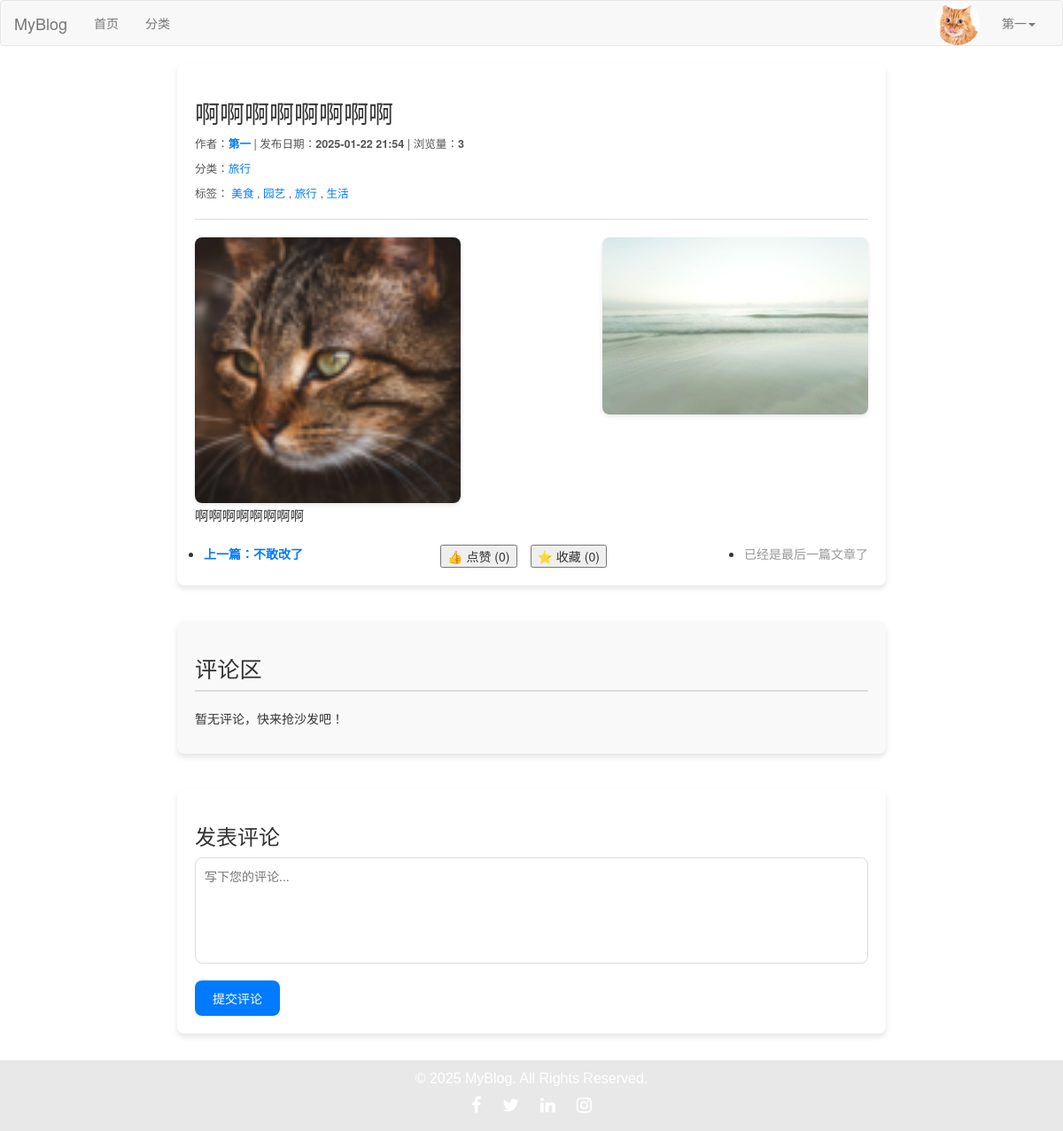
/post/75/ (signed in), run on the app's committed database.
### users/models.py (models this page shows, shortened)
class UserProfile(models.Model):
    USER_GENDER_TYPE = (
        ('male','男'),
        ('female','女'),
    )
    owner = models.OneToOneField(User, on_delete=models.CASCADE, verbose_name='用户')
    nickname=models.CharField(verbose_name='昵称',max_length=23,blank=True,null=True)
    birthday=models.DateTimeField(verbose_name='生日',blank=True,null=True)
    gender=models.CharField(verbose_name='性别', choices=USER_GENDER_TYPE,max_length=6,default='male')
    image=models.ImageField(verbose_name='用户头像',upload_to=user_avatar_upload_to,default='image/default.jpg',max_length=255)
    desc=models.TextField(verbose_name='个人简介',max_length=200,blank=True,default='')
    signature=models.CharField(verbose_name='个性签名',max_length=50,blank=True,default='')

### blog/models.py (models this page shows, shortened)
class Post(models.Model):
    DRAFT = 'draft'
    PUBLISHED = 'published'
    STATUS_CHOICES = [
        (DRAFT, '草稿'),
        (PUBLISHED, '已发布'),
    ]
    title = models.CharField(max_length=61, verbose_name="文章标题")
    desc = models.TextField(max_length=200, blank=True, default="", verbose_name="文章描述")
    category = models.ForeignKey(Category, on_delete=models.CASCADE, verbose_name="分类")
    content = models.TextField(verbose_name="文章详情")
    tags = models.ManyToManyField(Tag, related_name='posts', verbose_name="文章标签")  # 修改为 ManyToManyField
    owner = models.ForeignKey(User, on_delete=models.CASCADE, verbose_name="作者")
    is_hot = models.BooleanField(default=False, verbose_name='是否热门')
    pv = models.IntegerField(default=0, verbose_name='浏览量')
    add_date = models.DateTimeField(auto_now_add=True, verbose_name="添加时间")
    pub_date = models.DateTimeField(auto_now=True, verbose_name="修改时间")
    status = models.CharField(max_length=10, choices=STATUS_CHOICES, default=DRAFT, verbose_name="状态")
    liked_users = models.ManyToManyField(
        User,
        related_name="liked_posts",
        blank=True,
        verbose_name="点赞用户",
    )
    favorited_users = models.ManyToManyField(
        User,
        related_name="favorited_posts",
        blank=True,
        verbose_name="收藏用户",
    )
    def total_likes(self):
        return self.liked_users.count()
    def total_favorites(self):
        return self.favorited_users.count()
    class Meta:
        verbose_name = "文章"
        verbose_name_plural = verbose_name

class Category(models.Model):
    name = models.CharField(max_length=32, verbose_name="分类名称")
    desc = models.TextField(max_length=200, blank=True, default="", verbose_name="分类描述")
    add_date = models.DateTimeField(auto_now_add=True, verbose_name="添加时间")
    pub_date = models.DateTimeField(auto_now_add=True, verbose_name="修改时间")
    class Meta:
        verbose_name="博客分类"
        verbose_name_plural = verbose_name

class Tag(models.Model):
    name = models.CharField(max_length=10, verbose_name="文章标签")
    add_date = models.DateTimeField(auto_now_add=True, verbose_name="添加时间")
    pub_date = models.DateTimeField(auto_now_add=True, verbose_name="修改时间")
    class Meta:
        verbose_name = "文章标签"
        verbose_name_plural = verbose_name

class PostImage(models.Model):
    post = models.ForeignKey('Post', on_delete=models.CASCADE, related_name="images", verbose_name="所属文章")
    image = models.ImageField(upload_to=post_image_upload_to, verbose_name="图片")
    class Meta:
        verbose_name = "文章图片"
        verbose_name_plural = verbose_name

### blog/views/post.py (the view)
# urls.py: path('post/<int:post_id>/', post.post_detail, name='post_detail'),
def post_detail(request, post_id):
    post = get_object_or_404(Post, id=post_id)
    prev_post = Post.objects.filter(id__lt=post_id).order_by('-id').first()
    next_post = Post.objects.filter(id__gt=post_id).order_by('id').first()
    Post.objects.filter(id=post_id).update(pv=F('pv') + 1)  # 增加浏览量
    previous_url = request.META.get('HTTP_REFERER', None)
    images = post.images.all()
    return render(request, 'post_detail.html', {
        'post': post,
        'prev_post': prev_post,
        'next_post': next_post,
        'images': images,  # 将图片传递到模板
        'previous_url': previous_url,
    })

### blog/templates/post_detail.html (shortened to what this page needs)
{% extends 'layout/base.html' %}
{% load static %}
{% block content %}
    <article>
        <header>
            <h1>{{ post.title }}</h1>
            <p>
                作者：<strong><a
                    href="{% url 'blog:author_profile' post.owner.id %}">{{ post.owner.username }}</a></strong> |
                发布日期：<strong>{{ post.add_date|date:"Y-m-d H:i" }}</strong> |
                浏览量：<strong>{{ post.pv }}</strong>
            </p>
            <p>分类：<a href="{% url 'blog:category_detail' post.category.id %}">{{ post.category.name }}</a></p>
            <p>标签：
                {% for tag in post.tags.all %}
                    <a href="{% url 'blog:tag_search' %}?query={{ tag.name }}" class="tag">{{ tag.name }}</a>
                    {% if not forloop.last %}, {% endif %}
                {% endfor %}
            </p>
        </header>
        {% if images %}
    <div class="post-images">
        <div class="image-gallery">
            {% for image in images %}
                <div class="image-item">
                    <a href="{{ image.image.url }}" target="_blank">
                        <img src="{{ image.image.url }}" alt="文章图片" class="img-fluid">
                    </a>
                </div>
            {% endfor %}
        </div>
    </div>
{% endif %}
        <section>
            <p>{{ post.content|safe }}</p>
        </section>
        <nav aria-label="文章导航">
            <ul class="post-navigation">
                <li>
                    {% if prev_post %}
                        <a href="{% url 'blog:post_detail' prev_post.id %}"
                           class="prev-post">上一篇：{{ prev_post.title }}</a>
                    {% else %}
                        <span class="no-prev-post">已经是第一篇文章了</span>
                    {% endif %}
                </li>
                <li class="like-favorite-buttons">
                    <div class="like-section">
                        <button id="like-button" data-post-id="{{ post.id }}">
                            👍 点赞 (<span id="like-count">{{ post.total_likes }}</span>)
                        </button>
                    </div>
                    <div class="favorite-section">
                        <button id="favorite-button" data-post-id="{{ post.id }}">
                            ⭐ 收藏 (<span id="favorite-count">{{ post.total_favorites }}</span>)
                        </button>
                    </div>
                </li>
                <li>
                    {% if next_post %}
                        <a href="{% url 'blog:post_detail' next_post.id %}"
                           class="next-post">下一篇：{{ next_post.title }}</a>
                    {% else %}
                        <span class="no-next-post">已经是最后一篇文章了</span>
                    {% endif %}
                </li>
            </ul>
        </nav>
    </article>
    <div class="comments-section">
    <h2>评论区</h2>
    {% if post.comments.exists %}
        <ul class="comments-list">
            {% for comment in post.comments.all %}
                <li>
                    <strong>
                        <a href="{% url 'blog:author_profile' comment.user.id %}">{{ comment.user.username }}</a>
                    </strong>
                    <time>发表于 {{ comment.created_at|date:"Y年m月d日 H:i" }}</time>
                    <p>{{ comment.content }}</p>
                </li>
            {% endfor %}
        </ul>
    {% else %}
        <p>暂无评论，快来抢沙发吧！</p>
    {% endif %}
</div>
    {% if user.is_authenticated %}
        <div class="comment-form">
            <h3>发表评论</h3>
            <form method="post" action="{% url 'blog:add_comment' post.id %}">
                <textarea name="content" placeholder="写下您的评论..." required></textarea>
                <button type="submit">提交评论</button>
            </form>
        </div>
    {% else %}
        <div class="comment-form">
            <p>请 <a href="{% url 'users:login' %}">登录</a> 后发表评论。</p>
        </div>
    {% endif %}
{% endblock %}

### blog/templates/layout/base.html (shortened to what this page needs)
{% load static %}
{% load category %}
<!DOCTYPE html>
<html lang="en">
<head>
    <link rel="stylesheet" href="{% static 'plugin/bootstrap/css/bootstrap.css' %}">
    <link rel="stylesheet" href="{% static 'plugin/font-awesome/css/font-awesome.min.css' %}">
    <link rel="stylesheet" href="{% static 'css/blog.css' %}">
</head>
<body>
<nav class="navbar navbar-default">
    <div class="container-fluid">
        <div class="navbar-header">
            <a class="navbar-brand" href="{% url 'blog:index' %}">MyBlog</a>
        </div>
        <div class="collapse navbar-collapse" id="bs-example-navbar-collapse-1">
            <ul class="nav navbar-nav">
                <li><a href="{% url 'blog:index' %}">首页<span class="sr-only">(current)</span></a></li>
                <li><a href="{% url 'blog:category_list' %}">分类</a></li>
            </ul>
            <ul class="nav navbar-nav navbar-right">
                {% if request.user.is_authenticated %}
                    <li class="user-avatar">
                        <img src="{{ request.user.userprofile.image.url }}" alt="User Avatar" class="avatar-img">
                    </li>
                    <li class="dropdown">
                        <a href="#" class="dropdown-toggle" data-toggle="dropdown" role="button" aria-haspopup="true"
                           aria-expanded="false">
                            {{ request.user.username }}<span class="caret"></span>
                        </a>
                    </li>
                {% else %}
                    <li><a href="{% url 'users:login' %}">登录</a></li>
                    <li><a href="{% url 'users:register' %}" target="_blank">注册</a></li>
                {% endif %}
            </ul>
        </div>
    </div>
</nav>
{% block content %}{% endblock %}
{% block footer %}
    <footer class="footer">
        <div class="container text-center">
            <p>© 2025 MyBlog. All Rights Reserved.</p>
            <div class="social-icons">
                <a href="#" class="social-icon"><i class="fa fa-facebook"></i></a>
                <a href="#" class="social-icon"><i class="fa fa-twitter"></i></a>
                <a href="#" class="social-icon"><i class="fa fa-linkedin"></i></a>
                <a href="#" class="social-icon"><i class="fa fa-instagram"></i></a>
            </div>
        </div>
    </footer>
{% endblock %}
</body>
</html>

### static/css/blog.css (style rules this page uses)
.user-avatar { display: inline-block; vertical-align: middle; margin-right: 10px; }
.avatar-img { width: 50px; height: 50px; border-radius: 50%; object-fit: cover; }
.footer { background-color: #E8E8E8; color: #fff; padding: 10px 0; font-family: 'Arial', sans-serif; text-align: center; height: 80px; }
.footer p { font-size: 16px; margin-bottom: 5px; }
.social-icons { margin-top: 5px; }
.social-icon { margin: 0 10px; color: #fff; font-size: 20px; transition: color 0.3s ease; }

### blog/templates/post_detail.html (style rules this page uses)
article { max-width: 800px; margin: 20px auto; padding: 20px; background-color: #fff; border-radius: 8px; box-shadow: 0 4px 6px rgba(0, 0, 0, 0.1); }
header { border-bottom: 1px solid #ddd; margin-bottom: 20px; padding-bottom: 10px; }
header h1 { font-size: 2em; color: #333; margin-bottom: 10px; }
header p { color: #555; font-size: 0.9em; }
header a { color: #007bff; text-decoration: none; }
section { line-height: 1.8; font-size: 1.1em; color: #333; margin-bottom: 20px; }
footer { text-align: right; }
footer a { color: #007bff; text-decoration: none; font-weight: bold; }
.post-navigation { margin: auto; display: flex; justify-content: space-between; padding-left: 10px; }
.post-navigation a { color: #007bff; text-decoration: none; font-weight: bold; }
.post-navigation .no-prev-post, .post-navigation .no-next-post { color: #999; }
.like-favorite-buttons { display: flex; justify-content: center; align-items: center; gap: 15px; }
.like-section, .favorite-section { margin: 0; }
.comments-section { max-width: 800px; margin: 40px auto; padding: 20px; background-color: #f9f9f9; border-radius: 8px; box-shadow: 0 4px 6px rgba(0, 0, 0, 0.1); }
.comments-section h2 { font-size: 1.8em; margin-bottom: 20px; color: #333; border-bottom: 2px solid #ddd; padding-bottom: 10px; }
.comment-form { max-width: 800px; margin: 30px auto; padding: 20px; background-color: #fff; border-radius: 8px; box-shadow: 0 4px 6px rgba(0, 0, 0, 0.1); }
.comment-form textarea { width: 100%; height: 120px; padding: 10px; border: 1px solid #ddd; border-radius: 8px; font-size: 1em; resize: none; margin-bottom: 15px; }
.comment-form button { display: inline-block; background-color: #007bff; color: white; border: none; padding: 10px 20px; font-size: 1em; border-radius: 8px; cursor: pointer; transition: background-color 0.3s ease; }
.image-gallery { display: flex; flex-wrap: wrap; gap: 15px; }
.image-item { width: 100%; max-width: 300px; }
@media (min-width: 768px) { .image-item { width: 48%; } }
.image-gallery { display: flex; flex-wrap: wrap; gap: 15px; justify-content: space-between; }
.image-item { flex: 1 1 calc(25% - 15px); box-sizing: border-box; }
.image-item img { width: 100%; height: auto; border-radius: 8px; box-shadow: 0 2px 5px rgba(0, 0, 0, 0.1); }

### data on the page
Post: title "啊啊啊啊啊啊啊啊", owner.username "第一", add_date "2025-01-22 21:54", pv "3", category.name "旅行", content "啊啊啊啊啊啊啊啊", total_likes "0", total_favorites "0"
Tag: name "美食"
Tag: name "园艺"
Tag: name "旅行"
Tag: name "生活"
PostImage: image (picture)
PostImage: image (picture)
Post: title "不敢改了"

### other printed values
{{ request.user.username }} "第一"
